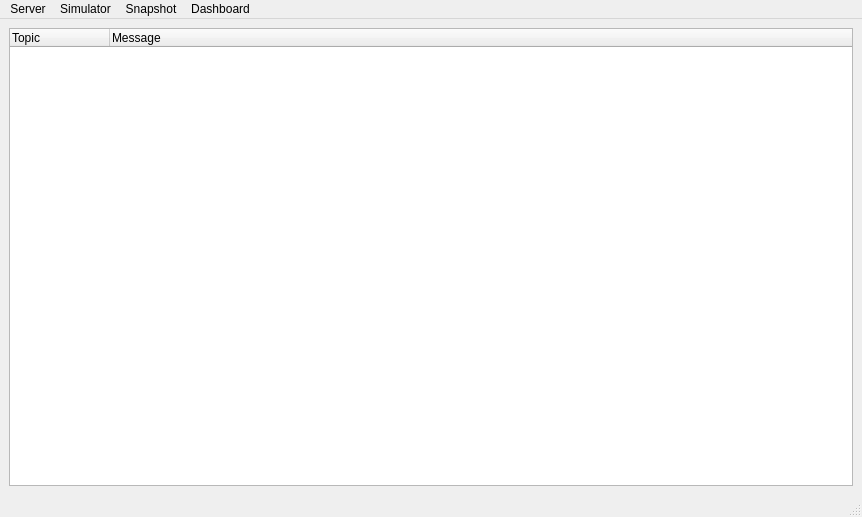
<?xml version="1.0" encoding="UTF-8"?>
<ui version="4.0">
 <class>MainWindow</class>
 <widget class="QMainWindow" name="MainWindow">
  <property name="geometry">
   <rect>
    <x>0</x>
    <y>0</y>
    <width>862</width>
    <height>517</height>
   </rect>
  </property>
  <property name="windowTitle">
   <string>MQTT Explorer</string>
  </property>
  <widget class="QWidget" name="centralwidget">
   <layout class="QVBoxLayout" name="verticalLayout">
    <item>
     <widget class="QTreeWidget" name="tree">
      <property name="contextMenuPolicy">
       <enum>Qt::CustomContextMenu</enum>
      </property>
      <column>
       <property name="text">
        <string>Topic</string>
       </property>
      </column>
      <column>
       <property name="text">
        <string>Message</string>
       </property>
      </column>
     </widget>
    </item>
   </layout>
  </widget>
  <widget class="QMenuBar" name="menubar">
   <property name="geometry">
    <rect>
     <x>0</x>
     <y>0</y>
     <width>862</width>
     <height>22</height>
    </rect>
   </property>
   <widget class="QMenu" name="menuServer">
    <property name="title">
     <string>Server</string>
    </property>
    <addaction name="actionConnect"/>
   </widget>
   <widget class="QMenu" name="menuSimulator">
    <property name="title">
     <string>Simulator</string>
    </property>
    <addaction name="actionSimulator"/>
   </widget>
   <widget class="QMenu" name="menuSnapshot">
    <property name="title">
     <string>Snapshot</string>
    </property>
    <addaction name="actionSnapshot"/>
   </widget>
   <widget class="QMenu" name="menuDashboard">
    <property name="title">
     <string>Dashboard</string>
    </property>
    <addaction name="actionOpen_dashboard"/>
   </widget>
   <addaction name="menuServer"/>
   <addaction name="menuSimulator"/>
   <addaction name="menuSnapshot"/>
   <addaction name="menuDashboard"/>
  </widget>
  <widget class="QStatusBar" name="statusbar"/>
  <action name="actionConnect">
   <property name="text">
    <string>Connect..</string>
   </property>
  </action>
  <action name="actionSimulator">
   <property name="text">
    <string>Open..</string>
   </property>
  </action>
  <action name="actionShow_Data">
   <property name="text">
    <string>Show Data</string>
   </property>
  </action>
  <action name="actionPublish">
   <property name="text">
    <string>Publish..</string>
   </property>
  </action>
  <action name="actionAdd_Topic">
   <property name="text">
    <string>Add Topic</string>
   </property>
  </action>
  <action name="actionSnapshot">
   <property name="text">
    <string>Create..</string>
   </property>
  </action>
  <action name="actionOpen_dashboard">
   <property name="text">
    <string>Open dashboard</string>
   </property>
  </action>
 </widget>
 <resources/>
 <connections/>
</ui>
